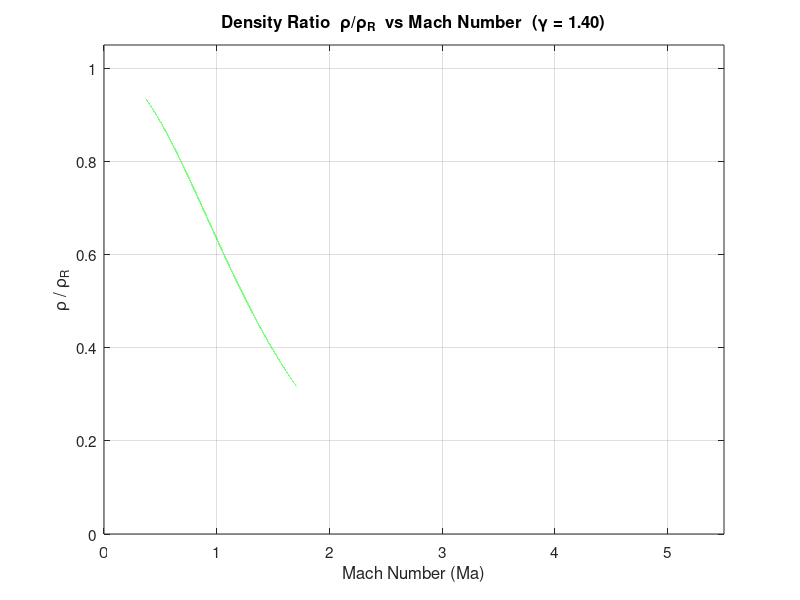

Here is the MATLAB script that generated this plot: (Note: this script raises an error after producing the figure.)
clear;
close all;

k  = 1.4;                        % Gamma (ratio of specific heats)
Ma = 0 : 0.00001 : 5.5;        % Mach number vector

exponent    = 1 / (k - 1);
rho_ratio   = 1 ./ (1 + ((k - 1) / 2) .* Ma.^2) .^ exponent;

figure('Name', 'Density Ratio vs Mach Number', 'NumberTitle', 'off');
plot(Ma, rho_ratio, 'g-', 'LineWidth', 1.5);
grid on;
xlabel('Mach Number (Ma)', 'FontSize', 12);
ylabel('\rho / \rho_R', 'FontSize', 12);
title(sprintf('Density Ratio  \\rho/\\rho_R  vs Mach Number  (\\gamma = %.2f)', k), ...
      'FontSize', 14);
xlim([0 5.5]);
ylim([0 1.05]);
set(gca, 'FontSize', 11);

output_table = table(Ma', rho_ratio', 'VariableNames', {'Mach', 'rho_rho_R'});
writetable(output_table, 'density_ratio_results.csv');
